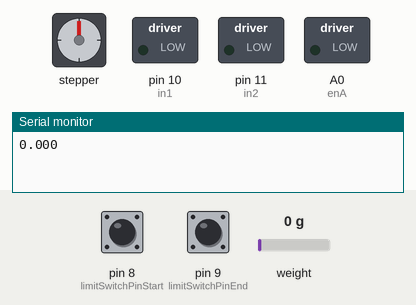
A sketch run on a simulated Arduino Mega 2560, built with avr-gcc and run on an emulated ATmega2560. Shown: stepper motor, switched loads named in the sketch (green lamp = pin HIGH), the last lines printed to the serial monitor. Wiring (inferred from the names in the program): ADXL345 accelerometer at I2C address 0x53; stepper motor driver (200 steps per turn assumed): step pin 48; direction pin 50; enable pin 46. The test bench sets the inputs (shaded band); at power-on: pin 8 (limitSwitchPinStart) LOW, pin 9 (limitSwitchPinEnd) LOW, weight on the scale 0 g. Pins used as bus, display or sensor lines are not drawn.

Above: at 2.2 s.
2.3 s: pin 8 (limitSwitchPinStart) pulled HIGH for 1 s
At 7.93 s:
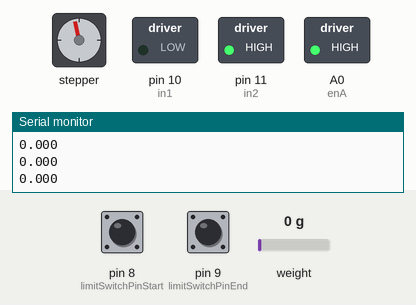
At 8.54 s:
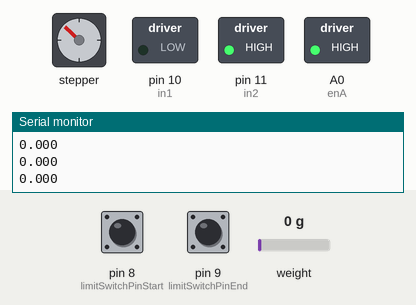
Timing chart, 0 to 36.6 s (numbered marks = the images above; inputs shaded):
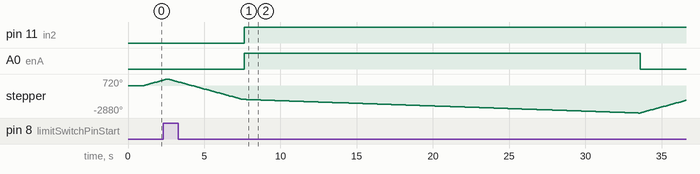

Measured:
- after the input at 2.3 s, pin 11 (in2), A0 (enA): LOW → HIGH after 5.3 s

The sketch:

SIMULTANEOUSTEST_rightlimitswitchfunctionality.ino
```cpp
const int limitSwitchPinStart=8;
const int limitSwitchPinEnd = 9;
const int limitSwitchPinMiddle=13;
const int lm35Pin = A1;
int limitSwitchStateStart = 0;
int limitSwitchStateEnd = 0;
int limitSwitchStateMiddle=0;
const int stepPin = 48;
const int dirPin = 50;
const int enPin = 46;
int enA = A0;
int in1 = 10;
int in2 = 11;
int time = 3000;
int SPEED = 255;   // Speed of the DC motor (PWM value, 0-255)

#include <Wire.h>
#include <Adafruit_MLX90614.h>
Adafruit_MLX90614 mlx = Adafruit_MLX90614();


// ADXL345 registers
#define ADXL345_ADDRESS 0x53
#define ADXL345_REG_POWER_CTL 0x2D
#define ADXL345_REG_DATA_X0 0x32
#define ADXL345_REG_DATA_FORMAT 0x31
String x, y, z;

#include "HX711.h" //You must have this library in your arduino library folder
#define DOUT 4
#define CLK 5
HX711 scale(DOUT, CLK);
float calibration_factor = 96650;
// Setup function
void setup() {
  // Initialize the stepper motor pins as outputs
  pinMode(enA, OUTPUT);
	pinMode(in1, OUTPUT);
	pinMode(in2, OUTPUT);
  pinMode(limitSwitchPinStart, INPUT);
  pinMode(limitSwitchPinEnd, INPUT);
  pinMode(limitSwitchPinMiddle,INPUT);
  Serial.begin(9600);
    while (!Serial);

  if (!mlx.begin()) {
    Serial.println("Error connecting to MLX sensor. Check wiring.");
    while (1);
  };
  pinMode(stepPin,OUTPUT);
  pinMode(dirPin,OUTPUT);
  pinMode(enPin,OUTPUT);
  digitalWrite(enPin,LOW);
	// Turn off motors - Initial state
	digitalWrite(in1, LOW);
	digitalWrite(in2, LOW);

    Wire.begin();
  writeToADXL345(ADXL345_REG_POWER_CTL, 0x08); // Enable measurement mode
  writeToADXL345(ADXL345_REG_DATA_FORMAT, 0x01); // Set range to +/- 4g

scale.set_scale(157860); //Calibration Factor obtained from first sketch
scale.tare(); //Reset the scale to 0
}

// Main loop
void loop() {
  limitSwitchStateStart = digitalRead(limitSwitchPinStart);
  limitSwitchStateEnd = digitalRead(limitSwitchPinEnd);
 //Serial.println(limitSwitchStateStart);
  if (limitSwitchStateStart ==HIGH) {
      digitalWrite(dirPin,LOW);

     // readtemp();
 // Enables the motor to move in a particular direction
 for(int m=0;m<6;m++){
    for(int i=0;i<200;i++){

      digitalWrite(stepPin,HIGH);
       delayMicroseconds(1800);
      digitalWrite(stepPin,LOW);
       delayMicroseconds(1800);
    }
    getdataloadcell();
    // readtemp();
    // readAccelerometerData(x,y,z);
    // Serial.println("-----------------------------------------------------------------");
 }
    runStepperMotor();
    //getdataloadcell();
  }
   else if(limitSwitchStateEnd ==HIGH){
     digitalWrite(dirPin,HIGH);
     for(int b=0;b<9;b++){
    for(int i=0;i<200;i++){
      //readtemp();
     // getdataloadcell();
      digitalWrite(stepPin,HIGH);
      delayMicroseconds(1800);
      digitalWrite(stepPin,LOW);
      delayMicroseconds(1800);
      digitalWrite(in1,LOW);
	    digitalWrite(in2, LOW);
      analogWrite(enA, 0);
    }
    getdataloadcell();
    // readtemp();
    // readAccelerometerData(x,y,z);
    // Serial.println("-----------------------------------------------------------------");
     }
     delay(10000);
  }
  else{

            digitalWrite(dirPin,HIGH);
            analogWrite(enA, 0);
 // Enables the motor to move in a particular direction
           for(int i=0;i<200;i++){
              digitalWrite(stepPin,HIGH);
              delayMicroseconds(1800);
              digitalWrite(stepPin,LOW);
              delayMicroseconds(1800);
   }
  getdataloadcell();
 // readtemp();
 // readAccelerometerData(x,y,z);
 // Serial.println("-----------------------------------------------------------------");
}
}

// Function to run the stepper motor
void runStepperMotor() {
  // Set the stepper motor direction
  digitalWrite(dirPin,LOW);
 // Enables the motor to move in a particular direction
 for (int n=0;n<4;n++){
 for(int j=0;j<200;j++){
    digitalWrite(stepPin,HIGH);
    delayMicroseconds(16000);
    digitalWrite(stepPin,LOW);
    delayMicroseconds(16000);
    runDCMotor();
 }
  getdataloadcell();
 // readtemp();
 //readAccelerometerData(x,y,z);
  //Serial.println("-----------------------------------------------------------------");
}
}
// Function to run the DC motor
void runDCMotor() {
// Turn on motor A
	digitalWrite(in1, LOW);
	digitalWrite(in2, HIGH);
  analogWrite(enA, 255);

//	delay(1000); delay also removes pararell function
	// Turn off motors
	// digitalWrite(in1, LOW);
	// digitalWrite(in2, LOW);
  // delay(2000);
  // Stop the DC motor
//  analogWrite(enA, 0);    //by adding this line, the code runs sequentially instead of simultaneously to run dc and stepper motors together
}
void readtemp(){
  Serial.print("Ambient temperature = ");
  Serial.print(mlx.readAmbientTempC());
  Serial.print("°C");
  Serial.print("   ");
  Serial.print("Object temperature = ");
  Serial.print(mlx.readObjectTempC());
  Serial.println("°C");

  //   Serial.print(mlx.readAmbientTempC()); when using seria plotter, use this format
  // Serial.println();
}
void getdataloadcell(){
 //Serial.print("Weight: ");
 Serial.print(scale.get_units(), 3); //Up to 3 decimal points
 Serial.println();
 //Serial.println(" kg"); //Change this to kg and re-adjust the calibration factor if you follow lbs
//  if(Serial.available())
//  {
//  char temp = Serial.read();
//  if(temp == 't' || temp == 'T')
//  scale.tare(); //Reset the scale to zero
//  }
}
void writeToADXL345(byte regAddress, byte data) {
  Wire.beginTransmission(ADXL345_ADDRESS);
  Wire.write(regAddress);
  Wire.write(data);
  Wire.endTransmission();
}
float getWireRead(){
  float value= (Wire.read() | Wire.read()<<8);
  return value/256;
}

void readAccelerometerData(String& x, String& y, String& z) {
  Wire.beginTransmission(ADXL345_ADDRESS);
  Wire.write(ADXL345_REG_DATA_X0);
  Wire.endTransmission(false);

  Wire.requestFrom(ADXL345_ADDRESS, 6, true);

  // Read data
  x = getWireRead();
  y = getWireRead();
  z = getWireRead();
  Serial.print("X: ");
  Serial.print(x);
  Serial.print(" Y: ");
  Serial.print(y);
  Serial.print(" Z: ");
  Serial.println(z);
}
```
